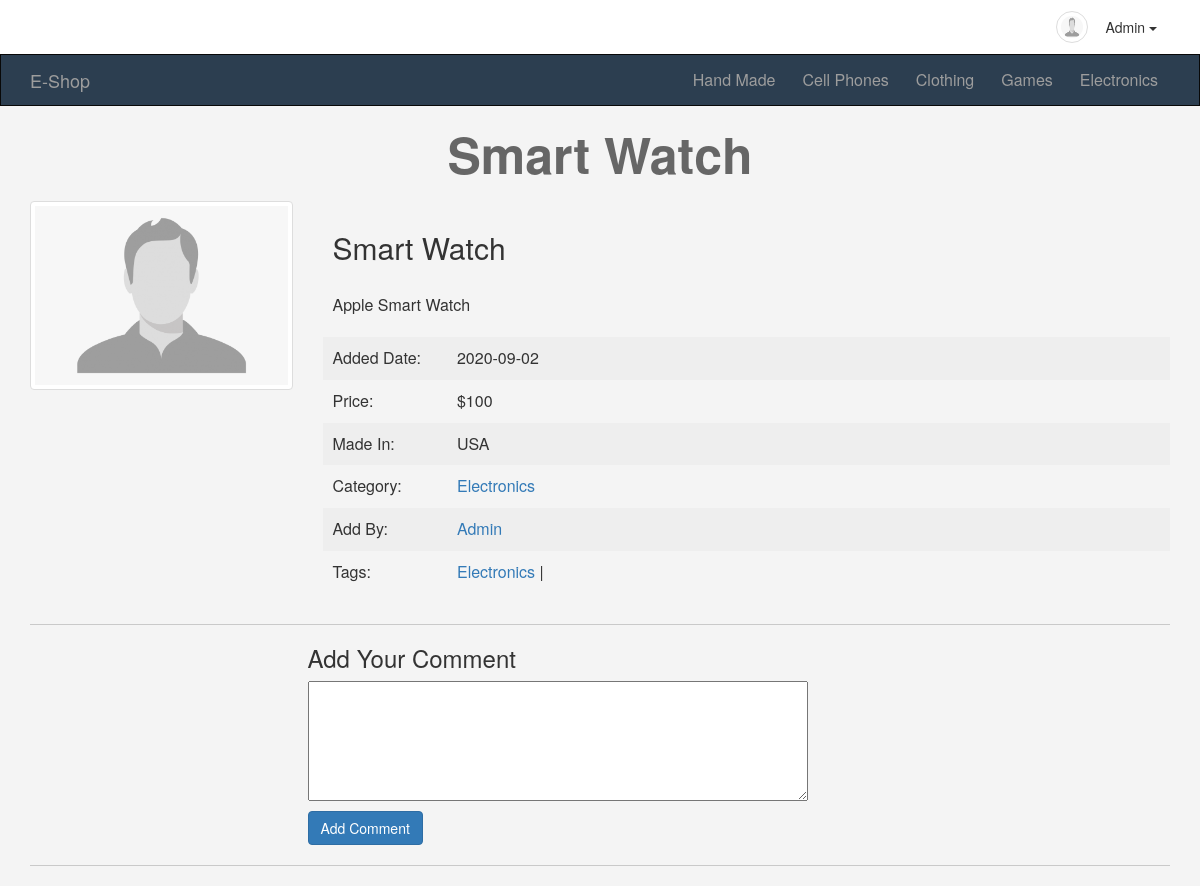
Screenshot of /items.php?itemid=36 (signed in) with the database file from the repository.
### tables this page shows
CREATE TABLE `categories` (
  `ID` int(11) NOT NULL,
  `Name` varchar(255) NOT NULL,
  `Description` text NOT NULL,
  `parent` int(11) NOT NULL,
  `Ordering` int(11) DEFAULT NULL,
  `Visibility` tinyint(4) NOT NULL DEFAULT 0,
  `Allow_Comment` tinyint(4) NOT NULL DEFAULT 0,
  `Allow_Ads` tinyint(4) NOT NULL DEFAULT 0
);

CREATE TABLE `items` (
  `item_ID` int(11) NOT NULL,
  `Name` varchar(255) NOT NULL,
  `Description` text NOT NULL,
  `Price` varchar(255) NOT NULL,
  `Add_Date` date NOT NULL,
  `Country_Made` varchar(255) NOT NULL,
  `Image` varchar(255) NOT NULL DEFAULT 'default.jpg',
  `Status` varchar(255) NOT NULL,
  `Rating` smallint(6) NOT NULL,
  `Approve` tinyint(4) NOT NULL DEFAULT 0,
  `Cat_ID` int(11) NOT NULL,
  `Member_ID` int(11) NOT NULL,
  `tags` varchar(255) DEFAULT NULL
);

CREATE TABLE `users` (
  `UserID` int(11) NOT NULL COMMENT 'To Identify User',
  `Username` varchar(255) NOT NULL COMMENT 'Username To Login',
  `Password` varchar(255) NOT NULL COMMENT 'Password To Login',
  `Email` varchar(255) NOT NULL,
  `FullName` varchar(255) NOT NULL,
  `GroupID` int(11) NOT NULL DEFAULT 0 COMMENT 'Identify User Group',
  `TrustStatus` int(11) NOT NULL DEFAULT 0 COMMENT 'Seller Rank',
  `RegStatus` int(11) NOT NULL DEFAULT 0 COMMENT 'User Approval',
  `Date` date NOT NULL,
  `avatar` varchar(255) NOT NULL DEFAULT '1.jpg'
);

### int.php (called while the page is built, shortened)
<?php
    	include 'admin/connect.php';
	    $tpl  = 'includes/templates/';
	    $func = 'includes/functions/';
	    include $func .  'functions.php';
	    include $tpl  .  'header.php';
?>

### includes/functions/functions.php (called while the page is built, shortened)
<?php
	function getAllFrom($field,$table,$where = NULL,$and = NULL ,$orderfield,$ordering = "DESC" ){
		global $conn;
		$getAll = $conn -> prepare("SELECT $field FROM $table  $where $and ORDER BY $orderfield $ordering");
		$getAll -> execute();
		$all = $getAll -> FetchAll();
		return $all;
	}
?>

### items.php (the view, shortened to what this page needs)
<?php
	include "int.php";
	$itemid = isset($_GET['itemid']) && is_numeric($_GET['itemid']) ? intval($_GET['itemid']) : 0 ;
	$stmt = $conn->prepare("
					SELECT
						items.* ,categories.Name AS Category_Name ,users.Username AS UserName
					From
						items
					INNER JOIN
						categories
					ON
						Cat_ID = ID
					JOIN
						users
					ON
						UserID = Member_ID
					WHERE
						item_ID = ?
					AND
						Approve = 1");
	$stmt->execute(array($itemid));
	$count = $stmt->rowCount();
	if ($count > 0){
	$item = $stmt->fetch();
?>
<h1 class="text-center"><?php echo $item['Name'] ?></h1>
<div class="container">
	<div class="row">
		<div class="col-md-3">
			<img class="img-responsive img-thumbnail center-block" src="includes/images/1.jpg" alt="Item">
		</div>
		<div class="col-md-9 item-info">
			<h2><?php echo $item['Name']?></h2>
			<p><?php echo $item['Description']?></p>
			<ul class="list-unstyled">
			<li><span>Added Date:</span> <?php echo $item['Add_Date']?></li>
			<li><span>Price:</span> $<?php echo $item['Price']?></li>
			<li><span>Made In:</span> <?php echo $item['Country_Made']?></li>
			<li><span>Category:</span> <a href="categories.php?pageid=<?php echo $item['Cat_ID'] ?>"> <?php echo $item['Category_Name']?></li></a>
			<li><span>Add By:</span> <a href="#"> <?php echo $item['UserName']?></li></a>
			<li><span>Tags:</span> <a href="#">
			<?php
				$allTags = explode(",", $item['tags']);
				foreach ($allTags as $tag) {
					$tag = str_replace(' ','',$tag);
					$lowertag = strtolower($tag);
					if(! empty($tag)){
						echo "<a href='tags.php?name={$lowertag}'>" . $tag . '</a> | ' ;
					}
				}
			?></li></a>
	</ul>
		</div>
	</div>
	<hr class="custom-hr">
	<?php if(isset($_SESSION['userName'])){ ?>
	<div class="row">
		<div class="col-md-offset-3">
			<div class="add-comment">
			<h3>Add Your Comment</h3>
				<form action="<?php echo $_SERVER['PHP_SELF'] .'?itemid='.$item['item_ID']?>" method="POST">
					<textarea name="comment" required></textarea>
					<input class="btn btn-primary" type="submit" value="Add Comment">
				</form>
			</div>
		</div>
	</div>
	<?php }else{
		echo '<a href="login.php">Login</a> Or <a href="login.php">Register</a> To Add Comment.';
	} ?>
	<hr class="custom-hr">
</div>
<?php
	}else{
		echo '<div class="container">';
			echo '<div class="alert alert-danger">Therr\'s no Such ID Or This Item Is Waiting Approval';
		echo '</div>';
	}
	include $tpl.'footer.php';
?>

### includes/templates/header.php (shortened to what this page needs)
<!DOCTYPE html>
<html>
	<head>
        <link rel="stylesheet" href="layout/css/bootstrap.min.css"/>
        <link rel="stylesheet" href="layout/css/font-awesome.min.css"/>
        <link rel="stylesheet" href="layout/css/front.css"/>
	</head>
	<body>
    <div class="upper-bar">
      <div class="container">
        <?php if (isset($_SESSION['userName'])){ ?>
				<div class='pull-right'>
	        <img class="my-image img-thumbnail img-circle" src="includes/images/1.jpg" alt="" />
	        <div class="btn-group my-info">
	            <span class="btn dropdown-toggle" data-toggle="dropdown">
	                <?php echo $_SESSION['userName'] ?>
	                <span class="caret"></span>
	            </span>
	        </div>
			  </div>
        <?php }else{
          echo "<a href='login.php'><span class='pull-right'>Login | Signup</span></a>";
        }?>
      </div>
    </div>
    <nav class="navbar navbar-inverse">
      <div class="container">
        <div class="navbar-header">
          <a class="navbar-brand" href="index.php">E-Shop</a>
        </div>
        <div class="collapse navbar-collapse" id="app-nav">
          <ul class="nav navbar-nav navbar-right">
            <?php
              $allCats = getAllFrom("*","categories","WHERE parent = 0","","ID","ASC" );
              foreach ( $allCats as $cat) {
                echo '<li><a href="categories.php?pageid='.$cat['ID'].'">' .$cat['Name'] . '</a></li>';
              }
            ?>
          </ul>
        </div>
      </div>
    </nav>

### layout/css/front.css (style rules this page uses)
body { background-color: #F4F4F4; font-size: 16px; }
h1 { font-size: 50px; margin: 20px 0; font-weight: bold; color: #666; }
.navbar { border-radius: 0; margin-bottom: 0; }
.nav>li>a , .navbar-brand { padding-right: 12px; }
.navbar-brand { front-size: 1em; }
.upper-bar { padding: 10px; background-color: #fff ; }
.my-image { width:32px; height: 32px; }
.item-info h2 { padding: 10px; }
.item-info p { padding: 10px; }
.item-info ul li { padding: 10px; }
.item-info ul li:nth-child(odd) { background-color: #eee; }
.item-info ul li span { display: inline-block; width: 120px; }
.add-comment h3 { margin:0 0 10px; }
.add-comment textarea { display: block; margin-bottom: 10px; width: 500px; height: 120px; }
.custom-hr { border-top: 1px solid #c9c9c9; }

### rows the page displays
categories: Name "Hand Made"
categories: Name "Cell Phones"
categories: Name "Clothing"
categories: Name "Games"
categories: Name "Electronics"
items: Name "Smart Watch", Description "Apple Smart Watch", Add_Date "2020-09-02", Price "100", Country_Made "USA", categories.Name "Electronics", users.Username "Admin", tags "Electronics"

### other values shown
$_SESSION['userName'] "Admin"
